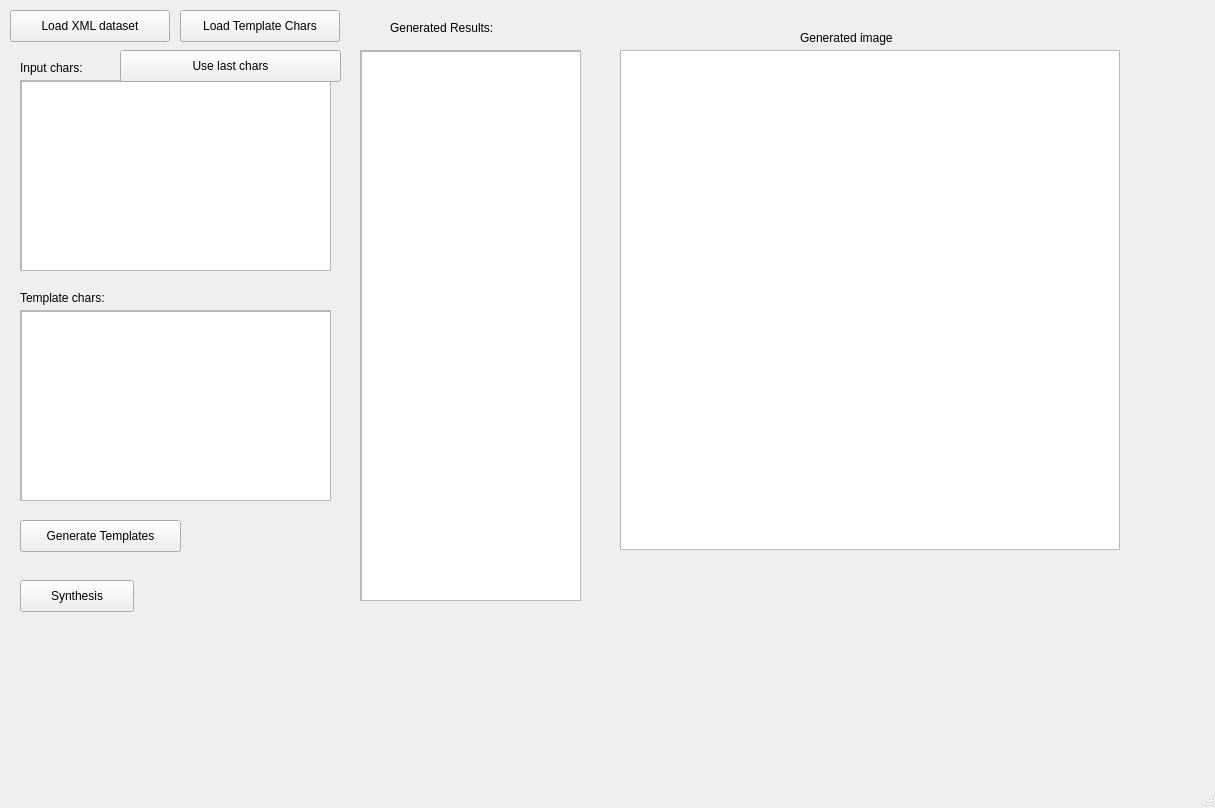
<?xml version="1.0" encoding="UTF-8"?>
<ui version="4.0">
 <class>MainWindow</class>
 <widget class="QMainWindow" name="MainWindow">
  <property name="geometry">
   <rect>
    <x>0</x>
    <y>0</y>
    <width>1215</width>
    <height>808</height>
   </rect>
  </property>
  <property name="windowTitle">
   <string>MainWindow</string>
  </property>
  <widget class="QWidget" name="centralwidget">
   <widget class="QPushButton" name="open_xml_pushButton">
    <property name="geometry">
     <rect>
      <x>10</x>
      <y>10</y>
      <width>160</width>
      <height>32</height>
     </rect>
    </property>
    <property name="text">
     <string>Load XML dataset</string>
    </property>
   </widget>
   <widget class="QPushButton" name="open_chars_pushButton">
    <property name="geometry">
     <rect>
      <x>180</x>
      <y>10</y>
      <width>160</width>
      <height>32</height>
     </rect>
    </property>
    <property name="text">
     <string>Load Template Chars</string>
    </property>
   </widget>
   <widget class="QScrollArea" name="scrollArea">
    <property name="geometry">
     <rect>
      <x>20</x>
      <y>80</y>
      <width>311</width>
      <height>191</height>
     </rect>
    </property>
    <property name="widgetResizable">
     <bool>true</bool>
    </property>
    <widget class="QWidget" name="scrollAreaWidgetContents">
     <property name="geometry">
      <rect>
       <x>0</x>
       <y>0</y>
       <width>309</width>
       <height>189</height>
      </rect>
     </property>
     <widget class="QPlainTextEdit" name="input_plainTextEdit">
      <property name="geometry">
       <rect>
        <x>0</x>
        <y>0</y>
        <width>311</width>
        <height>191</height>
       </rect>
      </property>
     </widget>
    </widget>
   </widget>
   <widget class="QLabel" name="label">
    <property name="geometry">
     <rect>
      <x>20</x>
      <y>60</y>
      <width>91</width>
      <height>16</height>
     </rect>
    </property>
    <property name="text">
     <string>Input chars:</string>
    </property>
   </widget>
   <widget class="QLabel" name="label_2">
    <property name="geometry">
     <rect>
      <x>20</x>
      <y>290</y>
      <width>111</width>
      <height>16</height>
     </rect>
    </property>
    <property name="text">
     <string>Template chars:</string>
    </property>
   </widget>
   <widget class="QScrollArea" name="scrollArea_2">
    <property name="geometry">
     <rect>
      <x>20</x>
      <y>310</y>
      <width>311</width>
      <height>191</height>
     </rect>
    </property>
    <property name="widgetResizable">
     <bool>true</bool>
    </property>
    <widget class="QWidget" name="scrollAreaWidgetContents_2">
     <property name="geometry">
      <rect>
       <x>0</x>
       <y>0</y>
       <width>309</width>
       <height>189</height>
      </rect>
     </property>
     <widget class="QPlainTextEdit" name="temp_chars_plainTextEdit">
      <property name="geometry">
       <rect>
        <x>0</x>
        <y>0</y>
        <width>311</width>
        <height>191</height>
       </rect>
      </property>
     </widget>
    </widget>
   </widget>
   <widget class="QPushButton" name="tempate_generate_pushButton">
    <property name="geometry">
     <rect>
      <x>20</x>
      <y>520</y>
      <width>161</width>
      <height>32</height>
     </rect>
    </property>
    <property name="text">
     <string>Generate Templates</string>
    </property>
   </widget>
   <widget class="QPushButton" name="synthesis_pushButton">
    <property name="geometry">
     <rect>
      <x>20</x>
      <y>580</y>
      <width>114</width>
      <height>32</height>
     </rect>
    </property>
    <property name="text">
     <string>Synthesis</string>
    </property>
   </widget>
   <widget class="QScrollArea" name="scrollArea_3">
    <property name="geometry">
     <rect>
      <x>360</x>
      <y>50</y>
      <width>221</width>
      <height>551</height>
     </rect>
    </property>
    <property name="widgetResizable">
     <bool>true</bool>
    </property>
    <widget class="QWidget" name="scrollAreaWidgetContents_3">
     <property name="geometry">
      <rect>
       <x>0</x>
       <y>0</y>
       <width>219</width>
       <height>549</height>
      </rect>
     </property>
     <widget class="QListWidget" name="generated_results_listWidget">
      <property name="geometry">
       <rect>
        <x>0</x>
        <y>0</y>
        <width>231</width>
        <height>551</height>
       </rect>
      </property>
     </widget>
    </widget>
   </widget>
   <widget class="QLabel" name="label_3">
    <property name="geometry">
     <rect>
      <x>390</x>
      <y>20</y>
      <width>131</width>
      <height>16</height>
     </rect>
    </property>
    <property name="text">
     <string>Generated Results:</string>
    </property>
   </widget>
   <widget class="QLabel" name="label_4">
    <property name="geometry">
     <rect>
      <x>800</x>
      <y>30</y>
      <width>131</width>
      <height>16</height>
     </rect>
    </property>
    <property name="text">
     <string>Generated image</string>
    </property>
   </widget>
   <widget class="QPushButton" name="use_last_chars_pushButton">
    <property name="geometry">
     <rect>
      <x>120</x>
      <y>50</y>
      <width>221</width>
      <height>32</height>
     </rect>
    </property>
    <property name="text">
     <string>Use last chars</string>
    </property>
   </widget>
   <widget class="QGraphicsView" name="grayscale_graphicsView">
    <property name="geometry">
     <rect>
      <x>620</x>
      <y>50</y>
      <width>500</width>
      <height>500</height>
     </rect>
    </property>
   </widget>
  </widget>
  <widget class="QMenuBar" name="menubar">
   <property name="geometry">
    <rect>
     <x>0</x>
     <y>0</y>
     <width>1215</width>
     <height>22</height>
    </rect>
   </property>
  </widget>
  <widget class="QStatusBar" name="statusbar"/>
 </widget>
 <resources/>
 <connections/>
</ui>
